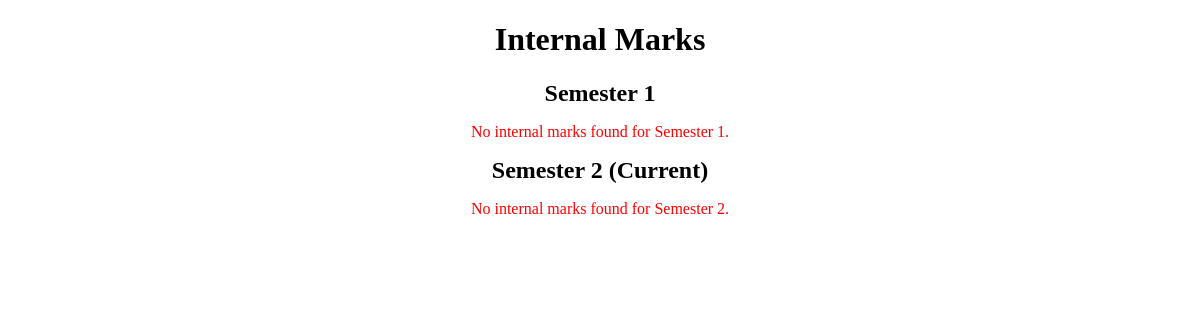
The page /Student/ViewInternalmark.php (signed in) on the database as committed earlier.
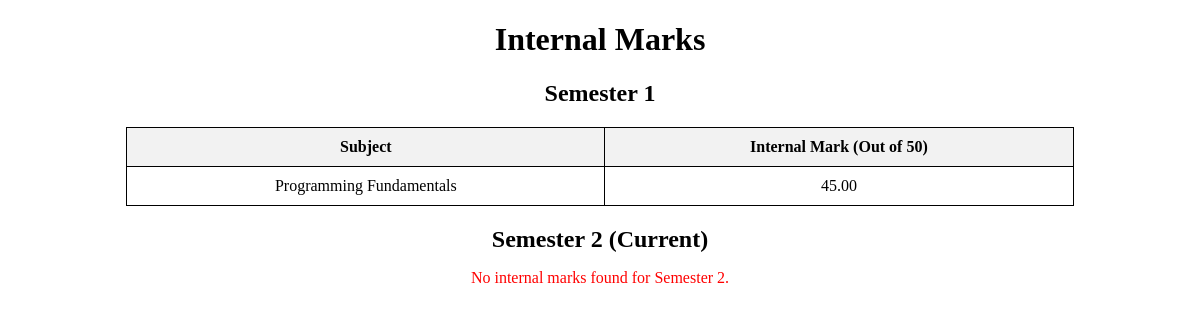
The same page on the database as committed later.
### tables this page shows
CREATE TABLE `tbl_classsem` (
  `classsem_id` int(11) NOT NULL,
  `semester_id` int(11) NOT NULL,
  `class_id` int(11) NOT NULL
);

CREATE TABLE `tbl_semester` (
  `semester_id` int(11) NOT NULL,
  `semester_name` varchar(60) NOT NULL
);

CREATE TABLE `tbl_internalmark` (
  `internalmark_id` int(11) NOT NULL,
  `student_id` int(11) NOT NULL,
  `teacher_id` int(11) NOT NULL,
  `subject_id` int(11) NOT NULL,
  `semester_id` int(11) NOT NULL,
  `course_id` int(11) NOT NULL,
  `internalmark_mark` decimal(5,2) NOT NULL
);

CREATE TABLE `tbl_subject` (
  `subject_id` int(11) NOT NULL,
  `subject_name` varchar(60) NOT NULL,
  `course_id` int(11) NOT NULL,
  `semester_id` int(11) NOT NULL
);

### Student/ViewInternalmark.php (the view, shortened to what this page needs)
<?php
include("../Assets/Connection/Connection.php");
$student_id = $_SESSION['sid'];
$selStudent = "SELECT class_id FROM tbl_student WHERE student_id='$student_id'";
$resultStudent = $Con->query($selStudent);
if ($rowStudent = $resultStudent->fetch_assoc()) {
    $class_id = $rowStudent['class_id'];
}
$selSemesters = "SELECT s.semester_id, s.semester_name, cs.classsem_id
                 FROM tbl_classsem cs
                 INNER JOIN tbl_semester s ON cs.semester_id = s.semester_id
                 WHERE cs.class_id='$class_id'
                 ORDER BY s.semester_id ASC";
$resultSemesters = $Con->query($selSemesters);
$semesters = [];
$current_semester_id = 0;
$max_classsem_id = 0;
while ($rowSemester = $resultSemesters->fetch_assoc()) {
    $semesters[] = $rowSemester;
    if ($rowSemester['classsem_id'] > $max_classsem_id) {
        $max_classsem_id = $rowSemester['classsem_id'];
        $current_semester_id = $rowSemester['semester_id'];
    }
}
?>
<!DOCTYPE html>
<html lang="en">
<head>
</head>
<body>
<div id="tab" align="center">
    <h1 align="center">Internal Marks</h1>
    <?php
    if (empty($semesters)) {
        echo '<p class="error">No semesters found for your class.</p>';
    } else {
        foreach ($semesters as $semester) {
            $semester_id = $semester['semester_id'];
            $semester_name = $semester['semester_name'];
            $is_current = ($semester_id == $current_semester_id) ? " (Current)" : "";
            ?>
            <h2><?php echo $semester_name . $is_current; ?></h2>
            <?php
            $selMarks = "SELECT s.subject_name, im.internalmark_mark
                         FROM tbl_internalmark im
                         INNER JOIN tbl_subject s ON im.subject_id = s.subject_id
                         WHERE im.student_id='$student_id' AND im.semester_id='$semester_id'";
            $resultMarks = $Con->query($selMarks);
            if ($resultMarks->num_rows > 0) {
                ?>
                <table border="1">
                    <tr>
                        <th>Subject</th>
                        <th>Internal Mark (Out of 50)</th>
                    </tr>
                    <?php
                    while ($rowMark = $resultMarks->fetch_assoc()) {
                        ?>
                        <tr>
                            <td><?php echo $rowMark['subject_name']; ?></td>
                            <td><?php echo number_format($rowMark['internalmark_mark'], 2); ?></td>
                        </tr>
                        <?php
                    }
                    ?>
                </table>
                <?php
            } else {
                echo '<p class="error">No internal marks found for ' . $semester_name . '.</p>';
            }
        }
    }
    ?>
</div>
</body>
</html>

### Student/ViewInternalmark.php (style rules this page uses)
table { border-collapse: collapse; width: 80%; margin: 20px auto; }
th, td { border: 1px solid black; padding: 10px; text-align: center; }
th { background-color: #f2f2f2; }
.error { color: red; text-align: center; }
h2 { text-align: center; margin: 10px 0; }

Rows that differ between the two databases and show on the page:
shown differently, row unchanged: tbl_classsem "Semester 1": semester.semester_name "Semester 1" → (not shown); text "No internal marks found for ." → "Subject Internal Mark (Out of 50)"
added tbl_internalmark: subject.subject_name "Programming Fundamentals", internalmark_mark "45.00", shown under tbl_classsem "Semester 1"
